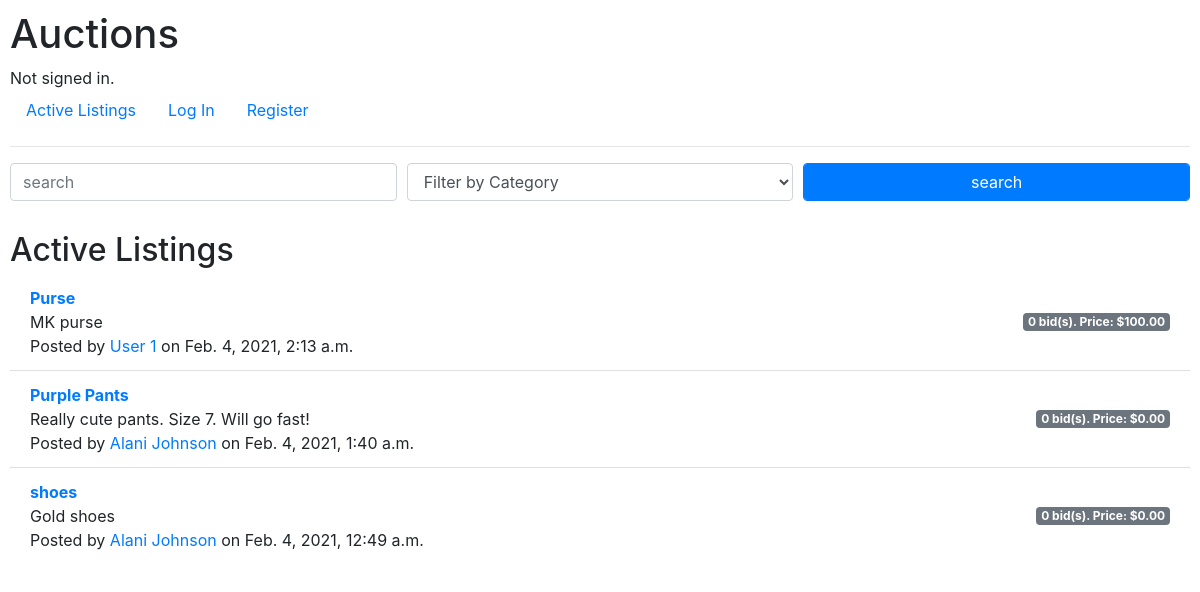
The app's page /, older data.
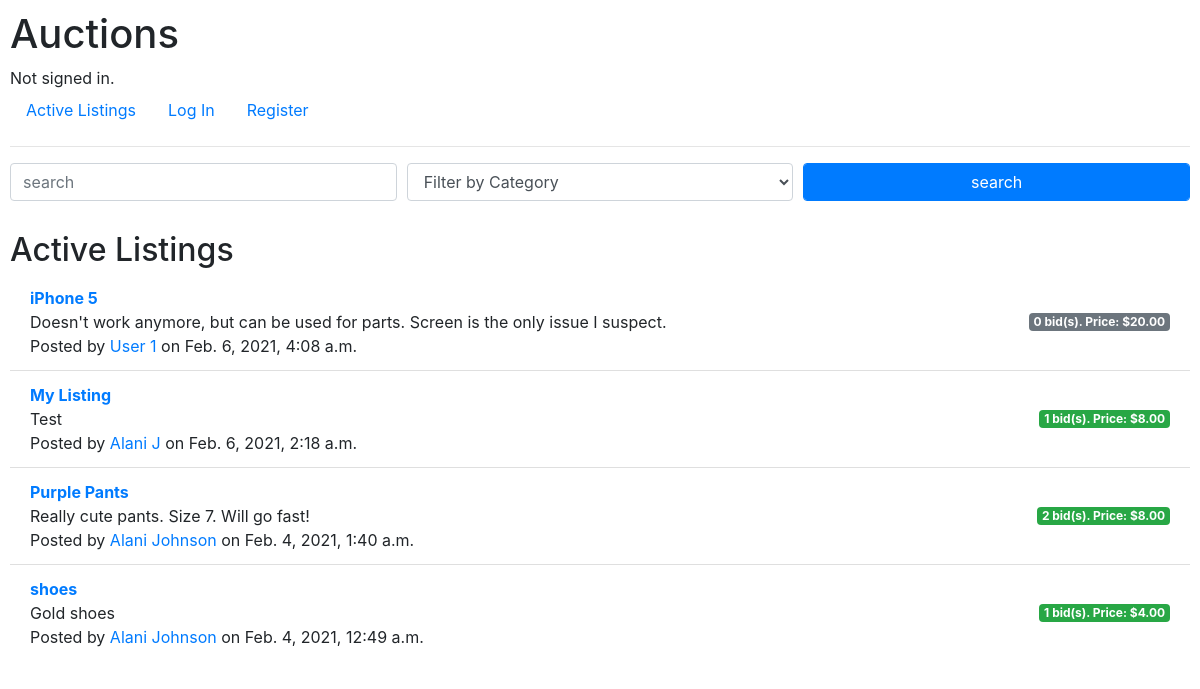
The same page, newer data.
### auctions/models.py (models this page shows, shortened)
class Listing(models.Model):
    author = models.ForeignKey(User, on_delete=models.CASCADE)
    title = models.CharField('Listing Title', max_length=64, null=False, default="")
    description = models.TextField('Listing Description', null=False, default="")
    date_posted = models.DateTimeField('Date Posted', default=timezone.now(), null=False)
    is_open = models.BooleanField('Open',default=True, null=False)
    min_bid = models.DecimalField('Minimum Bid', default=0.00, max_digits=9, decimal_places=2,validators=[MinValueValidator(Decimal('0.00'))])
    category = models.ForeignKey('Category', null=False, default=1, on_delete=models.PROTECT)
    def highest_bid(self):
        bids = self.bids.all()
        if len(bids) != 0:
            return bids.order_by('-amount')[0]
        else:
            return None

class User(AbstractUser):
    email = models.EmailField('email address', null=True, unique=True)
    date_joined = models.DateTimeField('date joined', default=timezone.now())
    is_admin = models.BooleanField(default=False)
    REQUIRED_FIELDS = ['email']
    objects = UserManager()

class UserProfile(models.Model):
    user = models.OneToOneField(User, on_delete=models.CASCADE, null=False, primary_key=True, related_name='profile')
    first_name = models.CharField('first name', unique=False, max_length = 64, null=False)
    last_name = models.CharField('last name', unique=False, max_length=64, null=False)
    watchlist = models.ManyToManyField(Listing)

class Bid(models.Model):
    listing = models.ManyToManyField(Listing, related_name='bids')
    bidder = models.ForeignKey(User, on_delete=models.CASCADE,related_name='bids')
    amount = models.DecimalField('Bid Amount', max_digits=9, decimal_places=2,validators=[MinValueValidator(Decimal('0.00'))])
    date_bid = models.DateTimeField('Date Bid', default=timezone.now(), null=False)

### auctions/views.py (the view, shortened to what this page needs)
# urls.py: path("", views.index, name="index"),
def index(request):
    active_listings = Listing.objects.filter(is_open=True).order_by('-date_posted')
    category = None
    search = None
    active_listings_dict = {listing: (len(listing.bids.all()),listing.highest_bid()) for listing in active_listings}
    return render(request, "auctions/index.html",{
        "active_listings": active_listings_dict,
        "categories": Category.objects.all(),
        "category": category,
        "s": search
        })

### auctions/templates/auctions/index.html (shortened to what this page needs)
{% extends "auctions/layout.html" %}
{% block body %}
    <form action="" method="post">
        <div class="form-group">
            <div class="form-row">
            <div class="col">
                <input class="form-control" type=text placeholder="search" name="search" {%if s %}value={{s}}{% endif %}>
            </div>
            <div class="col">
                <select class="form-control" name="category">
                      <option value="">Filter by Category</option>
                </select>
            </div>
            <div class="col">
                <input class="form-control btn-primary" type="submit" value="search">
            </div>
        </div>
        </div>
    </form>
    {% include "./listings.html" %}
{% endblock %}

### auctions/templates/auctions/listings.html
    <h2 style="margin-top:30px; margin-bottom:5px;">Active Listings</h2>
    <ul class="list-group list-group-flush">
        {% for listing, data in active_listings.items %}
            <li class="list-group-item d-flex justify-content-between align-items-center">
                <span> <div> <a href={% url 'listing' id=listing.id %} ><strong>{{listing.title}}</strong></a></div>
                    <div>{{listing.description}}</div>
                    Posted by <a href={% url 'profile' username=listing.author.username %} >{{listing.author.profile.first_name}} {{listing.author.profile.last_name}}</a> on {{listing.date_posted}}</span>
                <span class="badge {% if data.0 != 0 %}badge-success{% else %}badge-secondary{% endif %}">{{data.0}} bid(s). Price:
                    {% if data.0 != 0 %}
                        ${{data.1.amount}}
                    {% else %}
                        ${{listing.min_bid}}
                    {% endif %}
                </span>
              </li>
        {% endfor %}
    </ul>

Row changes from the older to the newer data that the page shows:
no longer on this page (row edited): Listing: title "Purse", description "MK purse", author.profile.first_name "User", author.profile.last_name "1", date_posted "Feb. 4, 2021, 2:13 a.m.", data "0", min_bid "100.00"
added Listing: title "iPhone 5", description "Doesn't work anymore, but can be used for parts. Screen is the only issue I suspect.", author.profile.first_name "User", author.profile.last_name "1", date_posted "Feb. 6, 2021, 4:08 a.m.", data "0", min_bid "20.00"
added Listing: title "My Listing", description "Test", author.profile.first_name "Alani", author.profile.last_name "J", date_posted "Feb. 6, 2021, 2:18 a.m.", data "1", amount "8.00"
shown differently, row unchanged: Listing "Purple Pants": id "0" → "2"; amount (not shown) → "8.00"; min_bid "0.00" → (not shown)
shown differently, row unchanged: Listing "shoes": min_bid "0" → "1"; amount (not shown) → "4.00"; min_bid "0.00" → (not shown)
